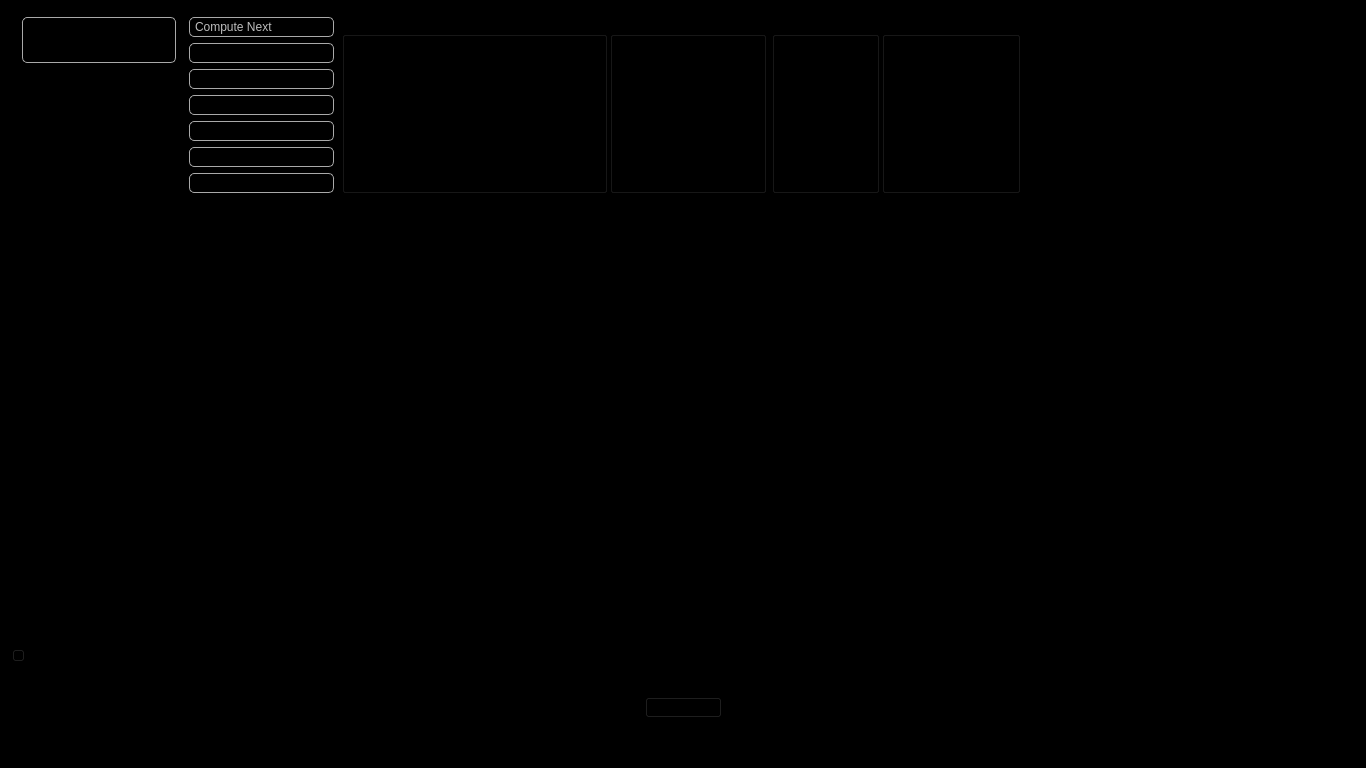
<?xml version="1.0" encoding="UTF-8"?>
<ui version="4.0">
 <class>PlotWindow</class>
 <widget class="QMainWindow" name="PlotWindow">
  <property name="geometry">
   <rect>
    <x>0</x>
    <y>0</y>
    <width>1366</width>
    <height>768</height>
   </rect>
  </property>
  <property name="minimumSize">
   <size>
    <width>1366</width>
    <height>768</height>
   </size>
  </property>
  <property name="windowTitle">
   <string>PlotWindow</string>
  </property>
  <property name="windowIcon">
   <iconset resource="images.qrc">
    <normaloff>:/img/avmediaplayer.png</normaloff>:/img/avmediaplayer.png</iconset>
  </property>
  <property name="styleSheet">
   <string notr="true">background-color: rgb(0, 0, 0);</string>
  </property>
  <widget class="QWidget" name="centralWidget">
   <property name="minimumSize">
    <size>
     <width>800</width>
     <height>600</height>
    </size>
   </property>
   <layout class="QVBoxLayout" name="verticalLayout">
    <property name="bottomMargin">
     <number>50</number>
    </property>
    <item>
     <layout class="QVBoxLayout" name="verticalLayout_3">
      <item>
       <layout class="QVBoxLayout" name="verticalLayout_7">
        <property name="spacing">
         <number>0</number>
        </property>
        <item>
         <layout class="QVBoxLayout" name="verticalLayout_4"/>
        </item>
        <item>
         <layout class="QHBoxLayout" name="horizontalLayout_4">
          <property name="spacing">
           <number>0</number>
          </property>
          <property name="leftMargin">
           <number>6</number>
          </property>
          <property name="topMargin">
           <number>6</number>
          </property>
          <property name="rightMargin">
           <number>6</number>
          </property>
          <item>
           <layout class="QVBoxLayout" name="verticalLayout_5">
            <item alignment="Qt::AlignHCenter">
             <widget class="QToolButton" name="openFile">
              <property name="minimumSize">
               <size>
                <width>40</width>
                <height>40</height>
               </size>
              </property>
              <property name="font">
               <font>
                <pointsize>20</pointsize>
                <weight>75</weight>
                <italic>false</italic>
                <bold>true</bold>
                <underline>false</underline>
                <kerning>true</kerning>
               </font>
              </property>
              <property name="cursor">
               <cursorShape>PointingHandCursor</cursorShape>
              </property>
              <property name="focusPolicy">
               <enum>Qt::NoFocus</enum>
              </property>
              <property name="styleSheet">
               <string notr="true">margin-left: 5px;
margin-right: 5px;
padding: 5px;
border-radius: 5%;
border: 1px solid darkgray;</string>
              </property>
              <property name="text">
               <string>Open File</string>
              </property>
              <property name="icon">
               <iconset resource="images.qrc">
                <normaloff>:/img/lc_open.png</normaloff>:/img/lc_open.png</iconset>
              </property>
              <property name="iconSize">
               <size>
                <width>40</width>
                <height>40</height>
               </size>
              </property>
              <property name="toolButtonStyle">
               <enum>Qt::ToolButtonIconOnly</enum>
              </property>
              <property name="arrowType">
               <enum>Qt::NoArrow</enum>
              </property>
             </widget>
            </item>
            <item>
             <widget class="QLabel" name="info">
              <property name="autoFillBackground">
               <bool>false</bool>
              </property>
              <property name="frameShape">
               <enum>QFrame::NoFrame</enum>
              </property>
              <property name="frameShadow">
               <enum>QFrame::Plain</enum>
              </property>
              <property name="text">
               <string/>
              </property>
              <property name="textFormat">
               <enum>Qt::PlainText</enum>
              </property>
              <property name="wordWrap">
               <bool>true</bool>
              </property>
              <property name="margin">
               <number>5</number>
              </property>
             </widget>
            </item>
           </layout>
          </item>
          <item>
           <widget class="Line" name="line_4">
            <property name="frameShadow">
             <enum>QFrame::Plain</enum>
            </property>
            <property name="orientation">
             <enum>Qt::Vertical</enum>
            </property>
           </widget>
          </item>
          <item>
           <layout class="QVBoxLayout" name="verticalLayout_8">
            <property name="sizeConstraint">
             <enum>QLayout::SetMaximumSize</enum>
            </property>
            <item alignment="Qt::AlignLeft">
             <widget class="QPushButton" name="nextFrame">
              <property name="enabled">
               <bool>false</bool>
              </property>
              <property name="sizePolicy">
               <sizepolicy hsizetype="Maximum" vsizetype="Fixed">
                <horstretch>0</horstretch>
                <verstretch>0</verstretch>
               </sizepolicy>
              </property>
              <property name="minimumSize">
               <size>
                <width>155</width>
                <height>20</height>
               </size>
              </property>
              <property name="maximumSize">
               <size>
                <width>16777215</width>
                <height>16777215</height>
               </size>
              </property>
              <property name="focusPolicy">
               <enum>Qt::NoFocus</enum>
              </property>
              <property name="styleSheet">
               <string notr="true">margin-left: 5px;
margin-right: 5px;
padding: 5px;
padding-top: 2px;
padding-bottom: 2px;
border-radius: 5%;
border: 1px solid darkgray;
text-align: left;</string>
              </property>
              <property name="text">
               <string>Compute Next</string>
              </property>
              <property name="icon">
               <iconset resource="images.qrc">
                <normaloff>:/img/lc_nextrecord.png</normaloff>:/img/lc_nextrecord.png</iconset>
              </property>
              <property name="iconSize">
               <size>
                <width>24</width>
                <height>24</height>
               </size>
              </property>
              <property name="autoRepeatDelay">
               <number>304</number>
              </property>
              <property name="autoDefault">
               <bool>false</bool>
              </property>
              <property name="default">
               <bool>false</bool>
              </property>
              <property name="flat">
               <bool>false</bool>
              </property>
             </widget>
            </item>
            <item>
             <widget class="QPushButton" name="computeOne">
              <property name="sizePolicy">
               <sizepolicy hsizetype="Maximum" vsizetype="Fixed">
                <horstretch>0</horstretch>
                <verstretch>0</verstretch>
               </sizepolicy>
              </property>
              <property name="minimumSize">
               <size>
                <width>155</width>
                <height>20</height>
               </size>
              </property>
              <property name="maximumSize">
               <size>
                <width>16777215</width>
                <height>16777215</height>
               </size>
              </property>
              <property name="focusPolicy">
               <enum>Qt::NoFocus</enum>
              </property>
              <property name="styleSheet">
               <string notr="true">margin-left: 5px;
margin-right: 5px;
padding: 5px;
padding-top: 2px;
padding-bottom: 2px;
border-radius: 5%;
border: 1px solid darkgray;
text-align: left;</string>
              </property>
              <property name="text">
               <string>Compute Again</string>
              </property>
              <property name="icon">
               <iconset resource="images.qrc">
                <normaloff>:/img/lc_reload.png</normaloff>:/img/lc_reload.png</iconset>
              </property>
              <property name="iconSize">
               <size>
                <width>24</width>
                <height>24</height>
               </size>
              </property>
             </widget>
            </item>
            <item alignment="Qt::AlignLeft">
             <widget class="QPushButton" name="Compute">
              <property name="sizePolicy">
               <sizepolicy hsizetype="Maximum" vsizetype="Fixed">
                <horstretch>0</horstretch>
                <verstretch>0</verstretch>
               </sizepolicy>
              </property>
              <property name="minimumSize">
               <size>
                <width>155</width>
                <height>20</height>
               </size>
              </property>
              <property name="maximumSize">
               <size>
                <width>16777215</width>
                <height>16777215</height>
               </size>
              </property>
              <property name="focusPolicy">
               <enum>Qt::NoFocus</enum>
              </property>
              <property name="styleSheet">
               <string notr="true">margin-left: 5px;
margin-right: 5px;
padding: 5px;
padding-top: 2px;
padding-bottom: 2px;
border-radius: 5%;
border: 1px solid darkgray;
text-align: left;</string>
              </property>
              <property name="text">
               <string>Compute All</string>
              </property>
              <property name="icon">
               <iconset resource="images.qrc">
                <normaloff>:/img/runbasic.png</normaloff>:/img/runbasic.png</iconset>
              </property>
              <property name="iconSize">
               <size>
                <width>24</width>
                <height>24</height>
               </size>
              </property>
             </widget>
            </item>
            <item alignment="Qt::AlignLeft">
             <widget class="QPushButton" name="prevFrame">
              <property name="sizePolicy">
               <sizepolicy hsizetype="Maximum" vsizetype="Fixed">
                <horstretch>0</horstretch>
                <verstretch>0</verstretch>
               </sizepolicy>
              </property>
              <property name="minimumSize">
               <size>
                <width>155</width>
                <height>20</height>
               </size>
              </property>
              <property name="maximumSize">
               <size>
                <width>16777215</width>
                <height>16777215</height>
               </size>
              </property>
              <property name="font">
               <font>
                <stylestrategy>PreferDefault</stylestrategy>
               </font>
              </property>
              <property name="focusPolicy">
               <enum>Qt::NoFocus</enum>
              </property>
              <property name="styleSheet">
               <string notr="true">margin-left: 5px;
margin-right: 5px;
padding: 5px;
padding-top: 2px;
padding-bottom: 2px;
border-radius: 5%;
border: 1px solid darkgray;
text-align: left;</string>
              </property>
              <property name="text">
               <string>Prev Frame</string>
              </property>
              <property name="icon">
               <iconset resource="images.qrc">
                <normaloff>:/img/lc_prevrecord.png</normaloff>:/img/lc_prevrecord.png</iconset>
              </property>
              <property name="iconSize">
               <size>
                <width>24</width>
                <height>24</height>
               </size>
              </property>
             </widget>
            </item>
            <item>
             <widget class="QPushButton" name="animate">
              <property name="minimumSize">
               <size>
                <width>0</width>
                <height>20</height>
               </size>
              </property>
              <property name="maximumSize">
               <size>
                <width>16777215</width>
                <height>16777215</height>
               </size>
              </property>
              <property name="focusPolicy">
               <enum>Qt::NoFocus</enum>
              </property>
              <property name="styleSheet">
               <string notr="true">margin-left: 5px;
margin-right: 5px;
padding: 5px;
padding-top: 2px;
padding-bottom: 2px;
border-radius: 5%;
border: 1px solid darkgray;
text-align: left;</string>
              </property>
              <property name="text">
               <string>Animate To End</string>
              </property>
              <property name="icon">
               <iconset resource="images.qrc">
                <normaloff>:/img/avmediaplayer.png</normaloff>:/img/avmediaplayer.png</iconset>
              </property>
              <property name="iconSize">
               <size>
                <width>24</width>
                <height>24</height>
               </size>
              </property>
             </widget>
            </item>
            <item>
             <widget class="QPushButton" name="goodReg">
              <property name="minimumSize">
               <size>
                <width>0</width>
                <height>20</height>
               </size>
              </property>
              <property name="maximumSize">
               <size>
                <width>16777215</width>
                <height>16777215</height>
               </size>
              </property>
              <property name="focusPolicy">
               <enum>Qt::NoFocus</enum>
              </property>
              <property name="styleSheet">
               <string notr="true">margin-left: 5px;
margin-right: 5px;
padding: 5px;
padding-top: 2px;
padding-bottom: 2px;
border-radius: 5%;
border: 1px solid darkgray;
text-align: left;</string>
              </property>
              <property name="text">
               <string>Well Registered</string>
              </property>
              <property name="icon">
               <iconset resource="images.qrc">
                <normaloff>:/img/ok.png</normaloff>:/img/ok.png</iconset>
              </property>
              <property name="iconSize">
               <size>
                <width>24</width>
                <height>24</height>
               </size>
              </property>
             </widget>
            </item>
            <item>
             <widget class="QPushButton" name="badReg">
              <property name="focusPolicy">
               <enum>Qt::NoFocus</enum>
              </property>
              <property name="styleSheet">
               <string notr="true">margin-left: 5px;
margin-right: 5px;
padding: 5px;
padding-top: 2px;
padding-bottom: 2px;
border-radius: 5%;
border: 1px solid darkgray;
text-align: left;</string>
              </property>
              <property name="text">
               <string>Bad Registered</string>
              </property>
              <property name="icon">
               <iconset resource="images.qrc">
                <normaloff>:/img/cancel.png</normaloff>:/img/cancel.png</iconset>
              </property>
              <property name="iconSize">
               <size>
                <width>24</width>
                <height>24</height>
               </size>
              </property>
             </widget>
            </item>
           </layout>
          </item>
          <item>
           <widget class="Line" name="line_3">
            <property name="frameShadow">
             <enum>QFrame::Plain</enum>
            </property>
            <property name="midLineWidth">
             <number>1</number>
            </property>
            <property name="orientation">
             <enum>Qt::Vertical</enum>
            </property>
           </widget>
          </item>
          <item>
           <widget class="QGroupBox" name="groupBox_2">
            <property name="title">
             <string>Method                                                           </string>
            </property>
            <layout class="QHBoxLayout" name="horizontalLayout">
             <property name="spacing">
              <number>6</number>
             </property>
             <property name="leftMargin">
              <number>0</number>
             </property>
             <property name="topMargin">
              <number>0</number>
             </property>
             <property name="rightMargin">
              <number>0</number>
             </property>
             <property name="bottomMargin">
              <number>0</number>
             </property>
             <item>
              <layout class="QVBoxLayout" name="verticalLayout_9">
               <property name="spacing">
                <number>6</number>
               </property>
               <item>
                <widget class="QRadioButton" name="BFA">
                 <property name="focusPolicy">
                  <enum>Qt::NoFocus</enum>
                 </property>
                 <property name="text">
                  <string>Brute Force</string>
                 </property>
                 <property name="checked">
                  <bool>true</bool>
                 </property>
                </widget>
               </item>
               <item>
                <widget class="QRadioButton" name="SAA">
                 <property name="focusPolicy">
                  <enum>Qt::NoFocus</enum>
                 </property>
                 <property name="text">
                  <string>Simulated Anealing</string>
                 </property>
                </widget>
               </item>
               <item>
                <widget class="QRadioButton" name="FA">
                 <property name="focusPolicy">
                  <enum>Qt::NoFocus</enum>
                 </property>
                 <property name="text">
                  <string>Fireflies</string>
                 </property>
                </widget>
               </item>
               <item>
                <widget class="QRadioButton" name="CFA">
                 <property name="maximumSize">
                  <size>
                   <width>16777215</width>
                   <height>16777215</height>
                  </size>
                 </property>
                 <property name="focusPolicy">
                  <enum>Qt::NoFocus</enum>
                 </property>
                 <property name="text">
                  <string>Chaotic firely</string>
                 </property>
                </widget>
               </item>
              </layout>
             </item>
             <item>
              <layout class="QVBoxLayout" name="verticalLayout_10">
               <property name="spacing">
                <number>6</number>
               </property>
               <item>
                <widget class="QRadioButton" name="SOMA">
                 <property name="maximumSize">
                  <size>
                   <width>16777215</width>
                   <height>16777215</height>
                  </size>
                 </property>
                 <property name="focusPolicy">
                  <enum>Qt::NoFocus</enum>
                 </property>
                 <property name="text">
                  <string>SOMA</string>
                 </property>
                </widget>
               </item>
               <item>
                <widget class="QRadioButton" name="ABC">
                 <property name="maximumSize">
                  <size>
                   <width>16777215</width>
                   <height>16777215</height>
                  </size>
                 </property>
                 <property name="focusPolicy">
                  <enum>Qt::NoFocus</enum>
                 </property>
                 <property name="text">
                  <string>A. Bee Colony</string>
                 </property>
                </widget>
               </item>
               <item>
                <widget class="QRadioButton" name="ES">
                 <property name="focusPolicy">
                  <enum>Qt::NoFocus</enum>
                 </property>
                 <property name="text">
                  <string>Evolution Str.</string>
                 </property>
                </widget>
               </item>
              </layout>
             </item>
            </layout>
           </widget>
          </item>
          <item>
           <widget class="Line" name="line_2">
            <property name="frameShadow">
             <enum>QFrame::Plain</enum>
            </property>
            <property name="midLineWidth">
             <number>1</number>
            </property>
            <property name="orientation">
             <enum>Qt::Vertical</enum>
            </property>
           </widget>
          </item>
          <item>
           <widget class="QGroupBox" name="groupBox">
            <property name="title">
             <string>Criteria of Similarity</string>
            </property>
            <property name="checkable">
             <bool>false</bool>
            </property>
            <layout class="QVBoxLayout" name="verticalLayout_11">
             <item>
              <widget class="QRadioButton" name="NMI">
               <property name="focusPolicy">
                <enum>Qt::NoFocus</enum>
               </property>
               <property name="text">
                <string>Mutual Information</string>
               </property>
               <property name="checked">
                <bool>true</bool>
               </property>
              </widget>
             </item>
             <item>
              <widget class="QRadioButton" name="NED">
               <property name="focusPolicy">
                <enum>Qt::NoFocus</enum>
               </property>
               <property name="text">
                <string>Euclidean Distance</string>
               </property>
              </widget>
             </item>
             <item>
              <widget class="QRadioButton" name="NCD">
               <property name="focusPolicy">
                <enum>Qt::NoFocus</enum>
               </property>
               <property name="text">
                <string>Cosine Distance</string>
               </property>
              </widget>
             </item>
             <item>
              <widget class="QRadioButton" name="NCC">
               <property name="focusPolicy">
                <enum>Qt::NoFocus</enum>
               </property>
               <property name="text">
                <string>Cross Corelation</string>
               </property>
              </widget>
             </item>
            </layout>
           </widget>
          </item>
          <item>
           <widget class="Line" name="line_6">
            <property name="orientation">
             <enum>Qt::Vertical</enum>
            </property>
           </widget>
          </item>
          <item>
           <widget class="Line" name="line_7">
            <property name="frameShadow">
             <enum>QFrame::Plain</enum>
            </property>
            <property name="orientation">
             <enum>Qt::Vertical</enum>
            </property>
           </widget>
          </item>
          <item>
           <widget class="QGroupBox" name="visuals">
            <property name="title">
             <string>Visualisation</string>
            </property>
            <layout class="QVBoxLayout" name="verticalLayout_6">
             <property name="spacing">
              <number>5</number>
             </property>
             <property name="leftMargin">
              <number>0</number>
             </property>
             <property name="topMargin">
              <number>5</number>
             </property>
             <property name="rightMargin">
              <number>0</number>
             </property>
             <property name="bottomMargin">
              <number>5</number>
             </property>
             <item>
              <widget class="QRadioButton" name="channelsRadio">
               <property name="focusPolicy">
                <enum>Qt::NoFocus</enum>
               </property>
               <property name="text">
                <string>Channels</string>
               </property>
               <property name="checked">
                <bool>true</bool>
               </property>
               <attribute name="buttonGroup">
                <string notr="true">buttonGroup</string>
               </attribute>
              </widget>
             </item>
             <item>
              <widget class="QRadioButton" name="checkerboardRadio">
               <property name="focusPolicy">
                <enum>Qt::NoFocus</enum>
               </property>
               <property name="text">
                <string>Checkerboard</string>
               </property>
               <property name="checked">
                <bool>false</bool>
               </property>
               <attribute name="buttonGroup">
                <string notr="true">buttonGroup</string>
               </attribute>
              </widget>
             </item>
             <item>
              <widget class="QCheckBox" name="showRoi">
               <property name="focusPolicy">
                <enum>Qt::NoFocus</enum>
               </property>
               <property name="text">
                <string>Show ROI</string>
               </property>
               <property name="checked">
                <bool>true</bool>
               </property>
              </widget>
             </item>
            </layout>
           </widget>
          </item>
          <item>
           <widget class="Line" name="line_9">
            <property name="frameShadow">
             <enum>QFrame::Plain</enum>
            </property>
            <property name="orientation">
             <enum>Qt::Vertical</enum>
            </property>
           </widget>
          </item>
          <item>
           <widget class="QGroupBox" name="groupBox_3">
            <property name="title">
             <string>Compare with</string>
            </property>
            <layout class="QVBoxLayout" name="verticalLayout_12">
             <item>
              <widget class="QRadioButton" name="tofirstFrame">
               <property name="focusPolicy">
                <enum>Qt::NoFocus</enum>
               </property>
               <property name="text">
                <string>First frame</string>
               </property>
               <property name="checked">
                <bool>true</bool>
               </property>
              </widget>
             </item>
             <item>
              <widget class="QRadioButton" name="toprevFrame">
               <property name="focusPolicy">
                <enum>Qt::NoFocus</enum>
               </property>
               <property name="text">
                <string>Previous Frame</string>
               </property>
              </widget>
             </item>
            </layout>
           </widget>
          </item>
          <item>
           <widget class="Line" name="line_10">
            <property name="frameShadow">
             <enum>QFrame::Plain</enum>
            </property>
            <property name="orientation">
             <enum>Qt::Vertical</enum>
            </property>
           </widget>
          </item>
          <item>
           <layout class="QVBoxLayout" name="verticalLayout_13">
            <item>
             <widget class="QLabel" name="transfom">
              <property name="text">
               <string/>
              </property>
              <property name="margin">
               <number>5</number>
              </property>
             </widget>
            </item>
            <item>
             <widget class="QLabel" name="criteria">
              <property name="minimumSize">
               <size>
                <width>0</width>
                <height>45</height>
               </size>
              </property>
              <property name="maximumSize">
               <size>
                <width>16777215</width>
                <height>45</height>
               </size>
              </property>
              <property name="text">
               <string>Criteria:	-
Similarity</string>
              </property>
              <property name="alignment">
               <set>Qt::AlignLeading|Qt::AlignLeft|Qt::AlignTop</set>
              </property>
              <property name="wordWrap">
               <bool>true</bool>
              </property>
              <property name="margin">
               <number>5</number>
              </property>
             </widget>
            </item>
           </layout>
          </item>
          <item>
           <widget class="Line" name="line_8">
            <property name="orientation">
             <enum>Qt::Vertical</enum>
            </property>
           </widget>
          </item>
          <item>
           <spacer name="horizontalSpacer_2">
            <property name="orientation">
             <enum>Qt::Horizontal</enum>
            </property>
            <property name="sizeHint" stdset="0">
             <size>
              <width>40</width>
              <height>20</height>
             </size>
            </property>
           </spacer>
          </item>
         </layout>
        </item>
        <item>
         <widget class="Line" name="line_5">
          <property name="frameShadow">
           <enum>QFrame::Plain</enum>
          </property>
          <property name="orientation">
           <enum>Qt::Horizontal</enum>
          </property>
         </widget>
        </item>
        <item>
         <layout class="QHBoxLayout" name="horizontalLayout_5">
          <item>
           <widget class="QSlider" name="transImage">
            <property name="sizePolicy">
             <sizepolicy hsizetype="Fixed" vsizetype="Expanding">
              <horstretch>0</horstretch>
              <verstretch>1</verstretch>
             </sizepolicy>
            </property>
            <property name="minimumSize">
             <size>
              <width>1</width>
              <height>200</height>
             </size>
            </property>
            <property name="maximumSize">
             <size>
              <width>16777215</width>
              <height>16777215</height>
             </size>
            </property>
            <property name="focusPolicy">
             <enum>Qt::NoFocus</enum>
            </property>
            <property name="minimum">
             <number>1</number>
            </property>
            <property name="maximum">
             <number>255</number>
            </property>
            <property name="orientation">
             <enum>Qt::Vertical</enum>
            </property>
           </widget>
          </item>
          <item>
           <spacer name="horizontalSpacer">
            <property name="orientation">
             <enum>Qt::Horizontal</enum>
            </property>
            <property name="sizeHint" stdset="0">
             <size>
              <width>40</width>
              <height>20</height>
             </size>
            </property>
           </spacer>
          </item>
          <item>
           <widget class="Plot" name="histo">
            <property name="sizePolicy">
             <sizepolicy hsizetype="Fixed" vsizetype="Fixed">
              <horstretch>0</horstretch>
              <verstretch>0</verstretch>
             </sizepolicy>
            </property>
            <property name="minimumSize">
             <size>
              <width>1</width>
              <height>1</height>
             </size>
            </property>
            <property name="maximumSize">
             <size>
              <width>9999</width>
              <height>9999</height>
             </size>
            </property>
            <property name="frameShape">
             <enum>QFrame::NoFrame</enum>
            </property>
            <property name="frameShadow">
             <enum>QFrame::Plain</enum>
            </property>
            <property name="text">
             <string/>
            </property>
            <property name="alignment">
             <set>Qt::AlignCenter</set>
            </property>
           </widget>
          </item>
          <item>
           <spacer name="horizontalSpacer_3">
            <property name="orientation">
             <enum>Qt::Horizontal</enum>
            </property>
            <property name="sizeHint" stdset="0">
             <size>
              <width>40</width>
              <height>20</height>
             </size>
            </property>
           </spacer>
          </item>
          <item>
           <widget class="Plot" name="label">
            <property name="sizePolicy">
             <sizepolicy hsizetype="Fixed" vsizetype="Fixed">
              <horstretch>0</horstretch>
              <verstretch>0</verstretch>
             </sizepolicy>
            </property>
            <property name="minimumSize">
             <size>
              <width>1</width>
              <height>1</height>
             </size>
            </property>
            <property name="maximumSize">
             <size>
              <width>9999</width>
              <height>9999</height>
             </size>
            </property>
            <property name="text">
             <string/>
            </property>
            <property name="alignment">
             <set>Qt::AlignRight|Qt::AlignTrailing|Qt::AlignVCenter</set>
            </property>
           </widget>
          </item>
          <item>
           <spacer name="horizontalSpacer_4">
            <property name="orientation">
             <enum>Qt::Horizontal</enum>
            </property>
            <property name="sizeHint" stdset="0">
             <size>
              <width>40</width>
              <height>20</height>
             </size>
            </property>
           </spacer>
          </item>
         </layout>
        </item>
       </layout>
      </item>
     </layout>
    </item>
    <item>
     <layout class="QVBoxLayout" name="verticalLayout_2">
      <item>
       <widget class="QProgressBar" name="progressBar">
        <property name="enabled">
         <bool>true</bool>
        </property>
        <property name="value">
         <number>0</number>
        </property>
       </widget>
      </item>
     </layout>
    </item>
    <item>
     <layout class="QHBoxLayout" name="horizontalLayout_2">
      <item>
       <widget class="QLabel" name="label_3">
        <property name="text">
         <string>Powered by</string>
        </property>
        <property name="alignment">
         <set>Qt::AlignRight|Qt::AlignTrailing|Qt::AlignVCenter</set>
        </property>
       </widget>
      </item>
      <item>
       <widget class="QToolButton" name="toolButton">
        <property name="focusPolicy">
         <enum>Qt::NoFocus</enum>
        </property>
        <property name="text">
         <string>PushButton</string>
        </property>
        <property name="icon">
         <iconset resource="images.qrc">
          <normaloff>:/img/qt.png</normaloff>:/img/qt.png</iconset>
        </property>
        <property name="iconSize">
         <size>
          <width>32</width>
          <height>32</height>
         </size>
        </property>
       </widget>
      </item>
      <item>
       <widget class="QLabel" name="label_2">
        <property name="text">
         <string>Created by Michal Karzel</string>
        </property>
       </widget>
      </item>
     </layout>
    </item>
   </layout>
  </widget>
 </widget>
 <layoutdefault spacing="6" margin="11"/>
 <customwidgets>
  <customwidget>
   <class>Plot</class>
   <extends>QLabel</extends>
   <header>plot.h</header>
  </customwidget>
 </customwidgets>
 <resources>
  <include location="images.qrc"/>
 </resources>
 <connections/>
 <buttongroups>
  <buttongroup name="buttonGroup"/>
 </buttongroups>
</ui>
